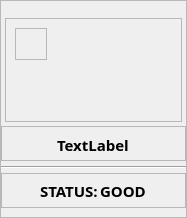
<?xml version="1.0" encoding="UTF-8"?>
<ui version="4.0">
 <class>QGenieButtonBig</class>
 <widget class="QWidget" name="QGenieButtonBig">
  <property name="geometry">
   <rect>
    <x>0</x>
    <y>0</y>
    <width>187</width>
    <height>218</height>
   </rect>
  </property>
  <property name="sizePolicy">
   <sizepolicy hsizetype="Expanding" vsizetype="Expanding">
    <horstretch>0</horstretch>
    <verstretch>0</verstretch>
   </sizepolicy>
  </property>
  <property name="minimumSize">
   <size>
    <width>32</width>
    <height>32</height>
   </size>
  </property>
  <property name="font">
   <font>
    <family>黑体</family>
    <pointsize>11</pointsize>
    <weight>75</weight>
    <bold>true</bold>
   </font>
  </property>
  <property name="cursor">
   <cursorShape>PointingHandCursor</cursorShape>
  </property>
  <property name="windowTitle">
   <string>Form</string>
  </property>
  <property name="styleSheet">
   <string notr="true"/>
  </property>
  <layout class="QVBoxLayout" name="verticalLayout_2">
   <property name="spacing">
    <number>0</number>
   </property>
   <property name="margin">
    <number>0</number>
   </property>
   <item>
    <widget class="QStackedWidget" name="stack">
     <property name="sizePolicy">
      <sizepolicy hsizetype="Preferred" vsizetype="Preferred">
       <horstretch>0</horstretch>
       <verstretch>0</verstretch>
      </sizepolicy>
     </property>
     <property name="currentIndex">
      <number>0</number>
     </property>
     <widget class="QWidget" name="page_good">
      <layout class="QVBoxLayout" name="verticalLayout">
       <property name="spacing">
        <number>0</number>
       </property>
       <property name="margin">
        <number>0</number>
       </property>
       <item>
        <widget class="QFrame" name="frame_good">
         <property name="frameShape">
          <enum>QFrame::StyledPanel</enum>
         </property>
         <property name="frameShadow">
          <enum>QFrame::Raised</enum>
         </property>
         <layout class="QVBoxLayout" name="verticalLayout_3">
          <property name="spacing">
           <number>0</number>
          </property>
          <property name="leftMargin">
           <number>0</number>
          </property>
          <property name="topMargin">
           <number>0</number>
          </property>
          <property name="rightMargin">
           <number>0</number>
          </property>
          <item>
           <spacer name="verticalSpacer_2">
            <property name="orientation">
             <enum>Qt::Vertical</enum>
            </property>
            <property name="sizeType">
             <enum>QSizePolicy::Fixed</enum>
            </property>
            <property name="sizeHint" stdset="0">
             <size>
              <width>160</width>
              <height>13</height>
             </size>
            </property>
           </spacer>
          </item>
          <item>
           <layout class="QHBoxLayout" name="horizontalLayout">
            <item>
             <spacer name="horizontalSpacer_2">
              <property name="orientation">
               <enum>Qt::Horizontal</enum>
              </property>
              <property name="sizeHint" stdset="0">
               <size>
                <width>14</width>
                <height>112</height>
               </size>
              </property>
             </spacer>
            </item>
            <item>
             <widget class="QFrame" name="frame_type_good">
              <property name="sizePolicy">
               <sizepolicy hsizetype="Fixed" vsizetype="Fixed">
                <horstretch>0</horstretch>
                <verstretch>0</verstretch>
               </sizepolicy>
              </property>
              <property name="minimumSize">
               <size>
                <width>177</width>
                <height>0</height>
               </size>
              </property>
              <property name="frameShape">
               <enum>QFrame::StyledPanel</enum>
              </property>
              <property name="frameShadow">
               <enum>QFrame::Raised</enum>
              </property>
              <layout class="QGridLayout" name="gridLayout_3">
               <item row="0" column="0">
                <widget class="QFrame" name="frame_good_head">
                 <property name="sizePolicy">
                  <sizepolicy hsizetype="Fixed" vsizetype="Fixed">
                   <horstretch>0</horstretch>
                   <verstretch>0</verstretch>
                  </sizepolicy>
                 </property>
                 <property name="minimumSize">
                  <size>
                   <width>32</width>
                   <height>32</height>
                  </size>
                 </property>
                 <property name="frameShape">
                  <enum>QFrame::StyledPanel</enum>
                 </property>
                 <property name="frameShadow">
                  <enum>QFrame::Raised</enum>
                 </property>
                </widget>
               </item>
               <item row="0" column="1">
                <spacer name="horizontalSpacer">
                 <property name="orientation">
                  <enum>Qt::Horizontal</enum>
                 </property>
                 <property name="sizeHint" stdset="0">
                  <size>
                   <width>114</width>
                   <height>29</height>
                  </size>
                 </property>
                </spacer>
               </item>
               <item row="1" column="0">
                <spacer name="verticalSpacer">
                 <property name="orientation">
                  <enum>Qt::Vertical</enum>
                 </property>
                 <property name="sizeHint" stdset="0">
                  <size>
                   <width>29</width>
                   <height>52</height>
                  </size>
                 </property>
                </spacer>
               </item>
              </layout>
             </widget>
            </item>
            <item>
             <spacer name="horizontalSpacer_3">
              <property name="orientation">
               <enum>Qt::Horizontal</enum>
              </property>
              <property name="sizeHint" stdset="0">
               <size>
                <width>13</width>
                <height>20</height>
               </size>
              </property>
             </spacer>
            </item>
           </layout>
          </item>
          <item>
           <widget class="QFrame" name="frame_good_text">
            <property name="sizePolicy">
             <sizepolicy hsizetype="Expanding" vsizetype="Fixed">
              <horstretch>0</horstretch>
              <verstretch>0</verstretch>
             </sizepolicy>
            </property>
            <property name="minimumSize">
             <size>
              <width>0</width>
              <height>35</height>
             </size>
            </property>
            <property name="maximumSize">
             <size>
              <width>16777215</width>
              <height>35</height>
             </size>
            </property>
            <property name="frameShape">
             <enum>QFrame::StyledPanel</enum>
            </property>
            <property name="frameShadow">
             <enum>QFrame::Raised</enum>
            </property>
            <layout class="QGridLayout" name="gridLayout">
             <property name="topMargin">
              <number>0</number>
             </property>
             <item row="0" column="0">
              <widget class="QLabel" name="lable_good_text">
               <property name="sizePolicy">
                <sizepolicy hsizetype="Fixed" vsizetype="Fixed">
                 <horstretch>0</horstretch>
                 <verstretch>0</verstretch>
                </sizepolicy>
               </property>
               <property name="minimumSize">
                <size>
                 <width>0</width>
                 <height>35</height>
                </size>
               </property>
               <property name="text">
                <string>TextLabel</string>
               </property>
              </widget>
             </item>
            </layout>
           </widget>
          </item>
          <item>
           <widget class="Line" name="line_2">
            <property name="sizePolicy">
             <sizepolicy hsizetype="Minimum" vsizetype="Expanding">
              <horstretch>0</horstretch>
              <verstretch>0</verstretch>
             </sizepolicy>
            </property>
            <property name="orientation">
             <enum>Qt::Horizontal</enum>
            </property>
           </widget>
          </item>
          <item>
           <widget class="QFrame" name="frame_good_butline">
            <property name="sizePolicy">
             <sizepolicy hsizetype="Expanding" vsizetype="Fixed">
              <horstretch>0</horstretch>
              <verstretch>0</verstretch>
             </sizepolicy>
            </property>
            <property name="minimumSize">
             <size>
              <width>0</width>
              <height>35</height>
             </size>
            </property>
            <property name="frameShape">
             <enum>QFrame::StyledPanel</enum>
            </property>
            <property name="frameShadow">
             <enum>QFrame::Raised</enum>
            </property>
            <layout class="QHBoxLayout" name="horizontalLayout_2">
             <property name="spacing">
              <number>2</number>
             </property>
             <property name="topMargin">
              <number>0</number>
             </property>
             <property name="bottomMargin">
              <number>0</number>
             </property>
             <item>
              <spacer name="horizontalSpacer_5">
               <property name="orientation">
                <enum>Qt::Horizontal</enum>
               </property>
               <property name="sizeHint" stdset="0">
                <size>
                 <width>40</width>
                 <height>20</height>
                </size>
               </property>
              </spacer>
             </item>
             <item>
              <widget class="QLabel" name="label_status">
               <property name="sizePolicy">
                <sizepolicy hsizetype="Fixed" vsizetype="Preferred">
                 <horstretch>0</horstretch>
                 <verstretch>0</verstretch>
                </sizepolicy>
               </property>
               <property name="text">
                <string>STATUS:</string>
               </property>
              </widget>
             </item>
             <item>
              <widget class="QLabel" name="label_good">
               <property name="sizePolicy">
                <sizepolicy hsizetype="Fixed" vsizetype="Preferred">
                 <horstretch>0</horstretch>
                 <verstretch>0</verstretch>
                </sizepolicy>
               </property>
               <property name="text">
                <string>GOOD</string>
               </property>
              </widget>
             </item>
             <item>
              <spacer name="horizontalSpacer_4">
               <property name="orientation">
                <enum>Qt::Horizontal</enum>
               </property>
               <property name="sizeHint" stdset="0">
                <size>
                 <width>40</width>
                 <height>20</height>
                </size>
               </property>
              </spacer>
             </item>
            </layout>
           </widget>
          </item>
         </layout>
         <zorder>frame_good_text</zorder>
         <zorder>frame_good_butline</zorder>
         <zorder>verticalSpacer_2</zorder>
         <zorder>line_2</zorder>
        </widget>
       </item>
      </layout>
     </widget>
     <widget class="QWidget" name="page_warring">
      <layout class="QVBoxLayout" name="verticalLayout">
       <property name="spacing">
        <number>0</number>
       </property>
       <property name="margin">
        <number>0</number>
       </property>
       <item>
        <widget class="QFrame" name="frame_warring">
         <property name="frameShape">
          <enum>QFrame::StyledPanel</enum>
         </property>
         <property name="frameShadow">
          <enum>QFrame::Raised</enum>
         </property>
         <layout class="QVBoxLayout" name="verticalLayout_3">
          <property name="spacing">
           <number>0</number>
          </property>
          <property name="leftMargin">
           <number>0</number>
          </property>
          <property name="topMargin">
           <number>0</number>
          </property>
          <property name="rightMargin">
           <number>0</number>
          </property>
          <item>
           <spacer name="verticalSpacer_2">
            <property name="orientation">
             <enum>Qt::Vertical</enum>
            </property>
            <property name="sizeType">
             <enum>QSizePolicy::Fixed</enum>
            </property>
            <property name="sizeHint" stdset="0">
             <size>
              <width>160</width>
              <height>13</height>
             </size>
            </property>
           </spacer>
          </item>
          <item>
           <layout class="QHBoxLayout" name="horizontalLayout">
            <item>
             <spacer name="horizontalSpacer_2">
              <property name="orientation">
               <enum>Qt::Horizontal</enum>
              </property>
              <property name="sizeHint" stdset="0">
               <size>
                <width>14</width>
                <height>112</height>
               </size>
              </property>
             </spacer>
            </item>
            <item>
             <widget class="QFrame" name="frame_type_warring">
              <property name="sizePolicy">
               <sizepolicy hsizetype="Fixed" vsizetype="Fixed">
                <horstretch>0</horstretch>
                <verstretch>0</verstretch>
               </sizepolicy>
              </property>
              <property name="minimumSize">
               <size>
                <width>177</width>
                <height>0</height>
               </size>
              </property>
              <property name="frameShape">
               <enum>QFrame::StyledPanel</enum>
              </property>
              <property name="frameShadow">
               <enum>QFrame::Raised</enum>
              </property>
              <layout class="QGridLayout" name="gridLayout_3">
               <item row="0" column="0">
                <widget class="QFrame" name="frame_warring_head">
                 <property name="sizePolicy">
                  <sizepolicy hsizetype="Fixed" vsizetype="Fixed">
                   <horstretch>0</horstretch>
                   <verstretch>0</verstretch>
                  </sizepolicy>
                 </property>
                 <property name="minimumSize">
                  <size>
                   <width>32</width>
                   <height>32</height>
                  </size>
                 </property>
                 <property name="frameShape">
                  <enum>QFrame::StyledPanel</enum>
                 </property>
                 <property name="frameShadow">
                  <enum>QFrame::Raised</enum>
                 </property>
                </widget>
               </item>
               <item row="0" column="1">
                <spacer name="horizontalSpacer">
                 <property name="orientation">
                  <enum>Qt::Horizontal</enum>
                 </property>
                 <property name="sizeHint" stdset="0">
                  <size>
                   <width>114</width>
                   <height>29</height>
                  </size>
                 </property>
                </spacer>
               </item>
               <item row="1" column="0">
                <spacer name="verticalSpacer">
                 <property name="orientation">
                  <enum>Qt::Vertical</enum>
                 </property>
                 <property name="sizeHint" stdset="0">
                  <size>
                   <width>29</width>
                   <height>52</height>
                  </size>
                 </property>
                </spacer>
               </item>
              </layout>
             </widget>
            </item>
            <item>
             <spacer name="horizontalSpacer_3">
              <property name="orientation">
               <enum>Qt::Horizontal</enum>
              </property>
              <property name="sizeHint" stdset="0">
               <size>
                <width>13</width>
                <height>20</height>
               </size>
              </property>
             </spacer>
            </item>
           </layout>
          </item>
          <item>
           <widget class="QFrame" name="frame_warring_text">
            <property name="sizePolicy">
             <sizepolicy hsizetype="Expanding" vsizetype="Fixed">
              <horstretch>0</horstretch>
              <verstretch>0</verstretch>
             </sizepolicy>
            </property>
            <property name="minimumSize">
             <size>
              <width>0</width>
              <height>35</height>
             </size>
            </property>
            <property name="maximumSize">
             <size>
              <width>16777215</width>
              <height>35</height>
             </size>
            </property>
            <property name="frameShape">
             <enum>QFrame::StyledPanel</enum>
            </property>
            <property name="frameShadow">
             <enum>QFrame::Raised</enum>
            </property>
            <layout class="QGridLayout" name="gridLayout">
             <property name="topMargin">
              <number>0</number>
             </property>
             <item row="0" column="0">
              <widget class="QLabel" name="lable_warring_text">
               <property name="sizePolicy">
                <sizepolicy hsizetype="Fixed" vsizetype="Fixed">
                 <horstretch>0</horstretch>
                 <verstretch>0</verstretch>
                </sizepolicy>
               </property>
               <property name="minimumSize">
                <size>
                 <width>0</width>
                 <height>35</height>
                </size>
               </property>
               <property name="text">
                <string>TextLabel</string>
               </property>
              </widget>
             </item>
            </layout>
           </widget>
          </item>
          <item>
           <widget class="Line" name="line_2">
            <property name="sizePolicy">
             <sizepolicy hsizetype="Minimum" vsizetype="Expanding">
              <horstretch>0</horstretch>
              <verstretch>0</verstretch>
             </sizepolicy>
            </property>
            <property name="orientation">
             <enum>Qt::Horizontal</enum>
            </property>
           </widget>
          </item>
          <item>
           <widget class="QFrame" name="frame_warring_butline">
            <property name="sizePolicy">
             <sizepolicy hsizetype="Expanding" vsizetype="Fixed">
              <horstretch>0</horstretch>
              <verstretch>0</verstretch>
             </sizepolicy>
            </property>
            <property name="minimumSize">
             <size>
              <width>0</width>
              <height>35</height>
             </size>
            </property>
            <property name="frameShape">
             <enum>QFrame::StyledPanel</enum>
            </property>
            <property name="frameShadow">
             <enum>QFrame::Raised</enum>
            </property>
            <layout class="QHBoxLayout" name="horizontalLayout_2">
             <property name="spacing">
              <number>2</number>
             </property>
             <property name="topMargin">
              <number>0</number>
             </property>
             <property name="bottomMargin">
              <number>0</number>
             </property>
             <item>
              <spacer name="horizontalSpacer_5">
               <property name="orientation">
                <enum>Qt::Horizontal</enum>
               </property>
               <property name="sizeHint" stdset="0">
                <size>
                 <width>40</width>
                 <height>20</height>
                </size>
               </property>
              </spacer>
             </item>
             <item>
              <widget class="QLabel" name="label_warring">
               <property name="sizePolicy">
                <sizepolicy hsizetype="Fixed" vsizetype="Preferred">
                 <horstretch>0</horstretch>
                 <verstretch>0</verstretch>
                </sizepolicy>
               </property>
               <property name="text">
                <string>WARRING</string>
               </property>
              </widget>
             </item>
             <item>
              <widget class="QLabel" name="label_warring_click">
               <property name="sizePolicy">
                <sizepolicy hsizetype="Fixed" vsizetype="Preferred">
                 <horstretch>0</horstretch>
                 <verstretch>0</verstretch>
                </sizepolicy>
               </property>
               <property name="font">
                <font>
                 <family>Tahoma</family>
                 <pointsize>8</pointsize>
                 <italic>true</italic>
                 <underline>true</underline>
                </font>
               </property>
               <property name="text">
                <string>Click here to fix it</string>
               </property>
              </widget>
             </item>
             <item>
              <spacer name="horizontalSpacer_4">
               <property name="orientation">
                <enum>Qt::Horizontal</enum>
               </property>
               <property name="sizeHint" stdset="0">
                <size>
                 <width>40</width>
                 <height>20</height>
                </size>
               </property>
              </spacer>
             </item>
            </layout>
           </widget>
          </item>
         </layout>
         <zorder>frame_warring_text</zorder>
         <zorder>frame_warring_butline</zorder>
         <zorder>verticalSpacer_2</zorder>
         <zorder>line_2</zorder>
        </widget>
       </item>
      </layout>
     </widget>
     <widget class="QWidget" name="page_error">
      <layout class="QVBoxLayout" name="verticalLayout">
       <property name="spacing">
        <number>0</number>
       </property>
       <property name="margin">
        <number>0</number>
       </property>
       <item>
        <widget class="QFrame" name="frame_error">
         <property name="frameShape">
          <enum>QFrame::StyledPanel</enum>
         </property>
         <property name="frameShadow">
          <enum>QFrame::Raised</enum>
         </property>
         <layout class="QVBoxLayout" name="verticalLayout_3">
          <property name="spacing">
           <number>0</number>
          </property>
          <property name="leftMargin">
           <number>0</number>
          </property>
          <property name="topMargin">
           <number>0</number>
          </property>
          <property name="rightMargin">
           <number>0</number>
          </property>
          <item>
           <spacer name="verticalSpacer_2">
            <property name="orientation">
             <enum>Qt::Vertical</enum>
            </property>
            <property name="sizeType">
             <enum>QSizePolicy::Fixed</enum>
            </property>
            <property name="sizeHint" stdset="0">
             <size>
              <width>160</width>
              <height>13</height>
             </size>
            </property>
           </spacer>
          </item>
          <item>
           <layout class="QHBoxLayout" name="horizontalLayout">
            <item>
             <spacer name="horizontalSpacer_2">
              <property name="orientation">
               <enum>Qt::Horizontal</enum>
              </property>
              <property name="sizeHint" stdset="0">
               <size>
                <width>14</width>
                <height>112</height>
               </size>
              </property>
             </spacer>
            </item>
            <item>
             <widget class="QFrame" name="frame_type_error">
              <property name="sizePolicy">
               <sizepolicy hsizetype="Fixed" vsizetype="Fixed">
                <horstretch>0</horstretch>
                <verstretch>0</verstretch>
               </sizepolicy>
              </property>
              <property name="minimumSize">
               <size>
                <width>177</width>
                <height>0</height>
               </size>
              </property>
              <property name="frameShape">
               <enum>QFrame::StyledPanel</enum>
              </property>
              <property name="frameShadow">
               <enum>QFrame::Raised</enum>
              </property>
              <layout class="QGridLayout" name="gridLayout_3">
               <item row="0" column="0">
                <widget class="QFrame" name="frame_error_head">
                 <property name="sizePolicy">
                  <sizepolicy hsizetype="Fixed" vsizetype="Fixed">
                   <horstretch>0</horstretch>
                   <verstretch>0</verstretch>
                  </sizepolicy>
                 </property>
                 <property name="minimumSize">
                  <size>
                   <width>32</width>
                   <height>32</height>
                  </size>
                 </property>
                 <property name="frameShape">
                  <enum>QFrame::StyledPanel</enum>
                 </property>
                 <property name="frameShadow">
                  <enum>QFrame::Raised</enum>
                 </property>
                </widget>
               </item>
               <item row="0" column="1">
                <spacer name="horizontalSpacer">
                 <property name="orientation">
                  <enum>Qt::Horizontal</enum>
                 </property>
                 <property name="sizeHint" stdset="0">
                  <size>
                   <width>114</width>
                   <height>29</height>
                  </size>
                 </property>
                </spacer>
               </item>
               <item row="1" column="0">
                <spacer name="verticalSpacer">
                 <property name="orientation">
                  <enum>Qt::Vertical</enum>
                 </property>
                 <property name="sizeHint" stdset="0">
                  <size>
                   <width>29</width>
                   <height>52</height>
                  </size>
                 </property>
                </spacer>
               </item>
              </layout>
             </widget>
            </item>
            <item>
             <spacer name="horizontalSpacer_3">
              <property name="orientation">
               <enum>Qt::Horizontal</enum>
              </property>
              <property name="sizeHint" stdset="0">
               <size>
                <width>13</width>
                <height>20</height>
               </size>
              </property>
             </spacer>
            </item>
           </layout>
          </item>
          <item>
           <widget class="QFrame" name="frame_error_text">
            <property name="sizePolicy">
             <sizepolicy hsizetype="Expanding" vsizetype="Fixed">
              <horstretch>0</horstretch>
              <verstretch>0</verstretch>
             </sizepolicy>
            </property>
            <property name="minimumSize">
             <size>
              <width>0</width>
              <height>35</height>
             </size>
            </property>
            <property name="maximumSize">
             <size>
              <width>16777215</width>
              <height>35</height>
             </size>
            </property>
            <property name="frameShape">
             <enum>QFrame::StyledPanel</enum>
            </property>
            <property name="frameShadow">
             <enum>QFrame::Raised</enum>
            </property>
            <layout class="QGridLayout" name="gridLayout">
             <property name="topMargin">
              <number>0</number>
             </property>
             <item row="0" column="0">
              <widget class="QLabel" name="lable_error_text">
               <property name="sizePolicy">
                <sizepolicy hsizetype="Fixed" vsizetype="Fixed">
                 <horstretch>0</horstretch>
                 <verstretch>0</verstretch>
                </sizepolicy>
               </property>
               <property name="minimumSize">
                <size>
                 <width>0</width>
                 <height>35</height>
                </size>
               </property>
               <property name="text">
                <string>TextLabel</string>
               </property>
              </widget>
             </item>
            </layout>
           </widget>
          </item>
          <item>
           <widget class="Line" name="line_2">
            <property name="sizePolicy">
             <sizepolicy hsizetype="Minimum" vsizetype="Expanding">
              <horstretch>0</horstretch>
              <verstretch>0</verstretch>
             </sizepolicy>
            </property>
            <property name="orientation">
             <enum>Qt::Horizontal</enum>
            </property>
           </widget>
          </item>
          <item>
           <widget class="QFrame" name="frame_error_butline">
            <property name="sizePolicy">
             <sizepolicy hsizetype="Expanding" vsizetype="Fixed">
              <horstretch>0</horstretch>
              <verstretch>0</verstretch>
             </sizepolicy>
            </property>
            <property name="minimumSize">
             <size>
              <width>0</width>
              <height>35</height>
             </size>
            </property>
            <property name="frameShape">
             <enum>QFrame::StyledPanel</enum>
            </property>
            <property name="frameShadow">
             <enum>QFrame::Raised</enum>
            </property>
            <layout class="QHBoxLayout" name="horizontalLayout_2">
             <property name="spacing">
              <number>2</number>
             </property>
             <property name="topMargin">
              <number>0</number>
             </property>
             <property name="bottomMargin">
              <number>0</number>
             </property>
             <item>
              <spacer name="horizontalSpacer_5">
               <property name="orientation">
                <enum>Qt::Horizontal</enum>
               </property>
               <property name="sizeHint" stdset="0">
                <size>
                 <width>40</width>
                 <height>20</height>
                </size>
               </property>
              </spacer>
             </item>
             <item>
              <widget class="QLabel" name="label_error">
               <property name="sizePolicy">
                <sizepolicy hsizetype="Fixed" vsizetype="Preferred">
                 <horstretch>0</horstretch>
                 <verstretch>0</verstretch>
                </sizepolicy>
               </property>
               <property name="text">
                <string>ERROR</string>
               </property>
              </widget>
             </item>
             <item>
              <widget class="QLabel" name="label_error_click">
               <property name="sizePolicy">
                <sizepolicy hsizetype="Fixed" vsizetype="Preferred">
                 <horstretch>0</horstretch>
                 <verstretch>0</verstretch>
                </sizepolicy>
               </property>
               <property name="font">
                <font>
                 <family>Tahoma</family>
                 <pointsize>8</pointsize>
                 <italic>true</italic>
                 <underline>true</underline>
                </font>
               </property>
               <property name="text">
                <string>Click here to fix this</string>
               </property>
              </widget>
             </item>
             <item>
              <spacer name="horizontalSpacer_4">
               <property name="orientation">
                <enum>Qt::Horizontal</enum>
               </property>
               <property name="sizeHint" stdset="0">
                <size>
                 <width>40</width>
                 <height>20</height>
                </size>
               </property>
              </spacer>
             </item>
            </layout>
           </widget>
          </item>
         </layout>
         <zorder>frame_error_text</zorder>
         <zorder>frame_error_butline</zorder>
         <zorder>verticalSpacer_2</zorder>
         <zorder>line_2</zorder>
        </widget>
       </item>
      </layout>
     </widget>
     <widget class="QWidget" name="page_waiting">
      <layout class="QVBoxLayout" name="verticalLayout">
       <property name="spacing">
        <number>0</number>
       </property>
       <property name="margin">
        <number>0</number>
       </property>
       <item>
        <widget class="QFrame" name="frame_waiting">
         <property name="frameShape">
          <enum>QFrame::StyledPanel</enum>
         </property>
         <property name="frameShadow">
          <enum>QFrame::Raised</enum>
         </property>
         <layout class="QVBoxLayout" name="verticalLayout_3">
          <property name="spacing">
           <number>0</number>
          </property>
          <property name="leftMargin">
           <number>0</number>
          </property>
          <property name="topMargin">
           <number>0</number>
          </property>
          <property name="rightMargin">
           <number>0</number>
          </property>
          <item>
           <spacer name="verticalSpacer_2">
            <property name="orientation">
             <enum>Qt::Vertical</enum>
            </property>
            <property name="sizeType">
             <enum>QSizePolicy::Fixed</enum>
            </property>
            <property name="sizeHint" stdset="0">
             <size>
              <width>160</width>
              <height>13</height>
             </size>
            </property>
           </spacer>
          </item>
          <item>
           <layout class="QHBoxLayout" name="horizontalLayout">
            <item>
             <spacer name="horizontalSpacer_2">
              <property name="orientation">
               <enum>Qt::Horizontal</enum>
              </property>
              <property name="sizeHint" stdset="0">
               <size>
                <width>14</width>
                <height>112</height>
               </size>
              </property>
             </spacer>
            </item>
            <item>
             <widget class="QFrame" name="frame_type_waiting">
              <property name="sizePolicy">
               <sizepolicy hsizetype="Fixed" vsizetype="Fixed">
                <horstretch>0</horstretch>
                <verstretch>0</verstretch>
               </sizepolicy>
              </property>
              <property name="minimumSize">
               <size>
                <width>177</width>
                <height>0</height>
               </size>
              </property>
              <property name="frameShape">
               <enum>QFrame::StyledPanel</enum>
              </property>
              <property name="frameShadow">
               <enum>QFrame::Raised</enum>
              </property>
              <layout class="QGridLayout" name="gridLayout_3">
               <item row="0" column="0">
                <widget class="QFrame" name="frame_waiting_head">
                 <property name="sizePolicy">
                  <sizepolicy hsizetype="Fixed" vsizetype="Fixed">
                   <horstretch>0</horstretch>
                   <verstretch>0</verstretch>
                  </sizepolicy>
                 </property>
                 <property name="minimumSize">
                  <size>
                   <width>32</width>
                   <height>32</height>
                  </size>
                 </property>
                 <property name="frameShape">
                  <enum>QFrame::StyledPanel</enum>
                 </property>
                 <property name="frameShadow">
                  <enum>QFrame::Raised</enum>
                 </property>
                </widget>
               </item>
               <item row="0" column="1">
                <spacer name="horizontalSpacer">
                 <property name="orientation">
                  <enum>Qt::Horizontal</enum>
                 </property>
                 <property name="sizeHint" stdset="0">
                  <size>
                   <width>114</width>
                   <height>29</height>
                  </size>
                 </property>
                </spacer>
               </item>
               <item row="1" column="0">
                <spacer name="verticalSpacer">
                 <property name="orientation">
                  <enum>Qt::Vertical</enum>
                 </property>
                 <property name="sizeHint" stdset="0">
                  <size>
                   <width>29</width>
                   <height>52</height>
                  </size>
                 </property>
                </spacer>
               </item>
              </layout>
             </widget>
            </item>
            <item>
             <spacer name="horizontalSpacer_3">
              <property name="orientation">
               <enum>Qt::Horizontal</enum>
              </property>
              <property name="sizeHint" stdset="0">
               <size>
                <width>13</width>
                <height>20</height>
               </size>
              </property>
             </spacer>
            </item>
           </layout>
          </item>
          <item>
           <widget class="QFrame" name="frame_waiting_text">
            <property name="sizePolicy">
             <sizepolicy hsizetype="Expanding" vsizetype="Fixed">
              <horstretch>0</horstretch>
              <verstretch>0</verstretch>
             </sizepolicy>
            </property>
            <property name="minimumSize">
             <size>
              <width>0</width>
              <height>35</height>
             </size>
            </property>
            <property name="maximumSize">
             <size>
              <width>16777215</width>
              <height>35</height>
             </size>
            </property>
            <property name="frameShape">
             <enum>QFrame::StyledPanel</enum>
            </property>
            <property name="frameShadow">
             <enum>QFrame::Raised</enum>
            </property>
            <layout class="QGridLayout" name="gridLayout">
             <property name="topMargin">
              <number>0</number>
             </property>
             <item row="0" column="0">
              <widget class="QLabel" name="lable_waiting_text">
               <property name="sizePolicy">
                <sizepolicy hsizetype="Fixed" vsizetype="Fixed">
                 <horstretch>0</horstretch>
                 <verstretch>0</verstretch>
                </sizepolicy>
               </property>
               <property name="minimumSize">
                <size>
                 <width>0</width>
                 <height>35</height>
                </size>
               </property>
               <property name="text">
                <string>TextLabel</string>
               </property>
              </widget>
             </item>
            </layout>
           </widget>
          </item>
          <item>
           <widget class="Line" name="line_2">
            <property name="sizePolicy">
             <sizepolicy hsizetype="Minimum" vsizetype="Expanding">
              <horstretch>0</horstretch>
              <verstretch>0</verstretch>
             </sizepolicy>
            </property>
            <property name="orientation">
             <enum>Qt::Horizontal</enum>
            </property>
           </widget>
          </item>
          <item>
           <widget class="QFrame" name="frame_waiting_butline">
            <property name="sizePolicy">
             <sizepolicy hsizetype="Expanding" vsizetype="Fixed">
              <horstretch>0</horstretch>
              <verstretch>0</verstretch>
             </sizepolicy>
            </property>
            <property name="minimumSize">
             <size>
              <width>0</width>
              <height>35</height>
             </size>
            </property>
            <property name="frameShape">
             <enum>QFrame::StyledPanel</enum>
            </property>
            <property name="frameShadow">
             <enum>QFrame::Raised</enum>
            </property>
            <layout class="QHBoxLayout" name="horizontalLayout_2">
             <property name="spacing">
              <number>2</number>
             </property>
             <property name="topMargin">
              <number>0</number>
             </property>
             <property name="bottomMargin">
              <number>0</number>
             </property>
             <item>
              <spacer name="horizontalSpacer_5">
               <property name="orientation">
                <enum>Qt::Horizontal</enum>
               </property>
               <property name="sizeHint" stdset="0">
                <size>
                 <width>40</width>
                 <height>20</height>
                </size>
               </property>
              </spacer>
             </item>
             <item>
              <widget class="QLabel" name="label_status">
               <property name="sizePolicy">
                <sizepolicy hsizetype="Fixed" vsizetype="Preferred">
                 <horstretch>0</horstretch>
                 <verstretch>0</verstretch>
                </sizepolicy>
               </property>
               <property name="text">
                <string>STATUS:</string>
               </property>
              </widget>
             </item>
             <item>
              <widget class="QLabel" name="label_waiting">
               <property name="sizePolicy">
                <sizepolicy hsizetype="Fixed" vsizetype="Preferred">
                 <horstretch>0</horstretch>
                 <verstretch>0</verstretch>
                </sizepolicy>
               </property>
               <property name="text">
                <string>waiting</string>
               </property>
              </widget>
             </item>
             <item>
              <spacer name="horizontalSpacer_4">
               <property name="orientation">
                <enum>Qt::Horizontal</enum>
               </property>
               <property name="sizeHint" stdset="0">
                <size>
                 <width>40</width>
                 <height>20</height>
                </size>
               </property>
              </spacer>
             </item>
            </layout>
           </widget>
          </item>
         </layout>
         <zorder>frame_waiting_text</zorder>
         <zorder>frame_waiting_butline</zorder>
         <zorder>verticalSpacer_2</zorder>
         <zorder>line_2</zorder>
        </widget>
       </item>
      </layout>
     </widget>
    </widget>
   </item>
  </layout>
 </widget>
 <resources/>
 <connections/>
</ui>
